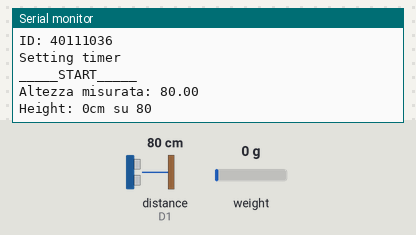
Recording of a sketch running on a simulated Arduino MKR. Parts: the last lines printed to the serial monitor. Wiring (inferred from the names in the program): ultrasonic range finder: trigger D0; echo D1. The test bench sets the inputs (shaded band); at power-on: weight on the scale 0 g, distance to the obstacle (sensor on D1) 80 cm. The echo pulse lasts 58.3 µs per cm; WiFi joins after 1.5 s; servers stay silent unless stated; the local clock reads 2024-03-15 10:24:30 at power-on unless the sketch sets it; no MQTT or app messages arrive unless stated.

Above: at 14.3 s.
14.4 s: weight on the scale set to 100 g
At 17.0 s:
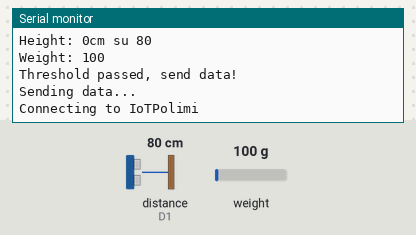
17.4 s: distance to the obstacle (sensor on D1) set to 2 cm
At 18.8 s:
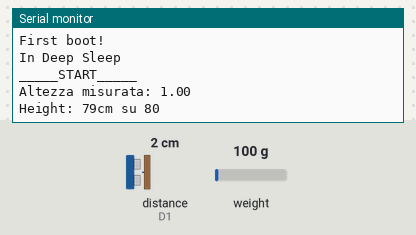
19.1 s: weight on the scale set to 1250 g
20.6 s: distance to the obstacle (sensor on D1) set to 4 cm
At 22.9 s:
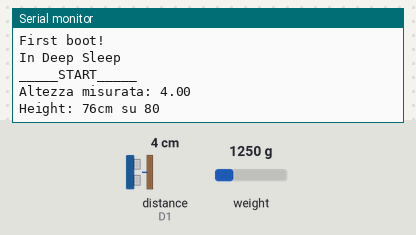

The sketch:

mkr_completo4_deepsleep.ino
```cpp
/*
 * TODO:
 *  - Set the topic of height and weight as: id/height and id/weight
 *  - Setup the deep sleep
 *  - Change server and wifi
 */
#include <WiFi101.h>
#include <PubSubClient.h>
#include <HX711_ADC.h>
#include <FlashStorage.h>
#include <FlashAsEEPROM.h>
#include <RTCZero.h>

//MKR1000 pin
#define D0    0 //TRIGGER - White
#define D1    1 //ECHO - Violet
#define D2    2
#define D3    3
#define D4    4 //CLK - Green
#define D5    5 //DAT - Blue
#define D6    6
#define D7    7

//Wifi
#define UNI 1
//Is this a testing sketch?
#define TESTING 0
//Are you using iot wifi line?
#define IOT_WIFI 1

#define DEEP_SLEEP true

#if TESTING == 1
  //Define the time that passes before next sampling
  #define SLEEPHH 0
  #define SLEEPMIN 0
  #define SLEEPSEC 25
  //Threshold to send the measure
  #define THR_HEIGHT 2 //Difference in percentage befere send new measure
  #define THR_MIN_HEIGHT 1 //The min number of cm that must change to ensure that the height has changed
  #define THR_WEIGHT 5 //Difference in grams befere send new measure
  #define MAX_TIME_NO_SEND 1 //Maximum number of iteration without sending a message
#else
  #define SLEEPHH 1
  #define SLEEPMIN 0
  #define SLEEPSEC 0
  #define THR_HEIGHT 5 //Difference in percentage befere send new measure
  #define THR_MIN_HEIGHT 1 //The min number of cm that must change to ensure that the height has changed
  #define THR_WEIGHT 5 //Difference in grams befere send new measure
  //Send at least every hour
  #define MAX_TIME_NO_SEND 6
#endif

#if IOT_WIFI == 0
  //MQTT info
  #define mqtt_server ""
  #define mqtt_user ""
  #define mqtt_password ""

  #if UNI == 1
    //Wifi lab
    #define wifi_ssid ""
    #define wifi_password ""
  #else
    //Wifi casa
    #define wifi_ssid ""
    #define wifi_password ""
  #endif
#else
  //MQTT info
  #define mqtt_server "10.172.0.11"
  #define mqtt_user ""
  #define mqtt_password ""

  #define wifi_ssid "IoTPolimi"
  #define wifi_password "ZpvYs=gT-p3DK3wb"
#endif


#define weight_topic "/weight"
#define height_topic "/height"

//Bin fixed data
#define STABILISING_TIME 3000
#define OFFSET 135292655
#define SCALE_FACTOR -206.53

//Instantiate cell
HX711_ADC LoadCell(D5, D4);
//MQTT client
WiFiClient espClient;
PubSubClient mqtt_client(espClient);
//Timer
RTCZero rtc;

/* Change these values to set the current initial time */
const byte seconds = 0;
const byte minutes = 00;
const byte hours = 9;

/* Change these values to set the current initial date */
const byte day = 31;
const byte month = 5;
const byte year = 18;

//Values
long height = 2;
long weight = 3;
int successive_boot = -1;
long old_height = -100;
long old_weight = -100;
int passed_cycles = 0;
unsigned long id = 0;

//Tare value
long bin_height;
long offset;
byte mac[6];

FlashStorage(first_boot_storage, int);
FlashStorage(height_tare_storage, long);
FlashStorage(weight_tare_storage, long);

void setup() {
  delay(5000);
  if ( ! TESTING ) {
    Serial.println("Unplug before starting calibration");
    delay(3000);
  }

  Serial.println("Start tare");
  //Tare everything at startup
  tare();
  //get id
  id = getId();
  Serial.println("ID: "+String(id));


  Serial.println("Setting timer");
  rtc.begin();
  rtc.setTime(hours, minutes, seconds); //set time
  rtc.setDate(day, month, year); //set date
}


void loop() {
  Serial.println("_____START_____");

  action();

  if (successive_boot == 1) {
    Serial.println("This was not first boot");
  } else if (successive_boot == 0) {
    Serial.println("First boot!");
  } else {
    Serial.println("Storage problem");
  }
  delayFunction();
}


/*
   Do a tare only if this is the first boot
*/
void tare() {
  //Initialize load cell
  LoadCell.powerUp();
  LoadCell.begin();
  //Check this is the first boot
  successive_boot = first_boot_storage.read();
  if (successive_boot == 1) {
    //Load old values from memory
    bin_height = height_tare_storage.read();
    offset = weight_tare_storage.read();
    LoadCell.startUsingOldTare(STABILISING_TIME, offset);
  } else if (successive_boot == 0) {
    //Tare and store values to memory
    Serial.println("Storing bin height");
    bin_height = tare_height();
    height_tare_storage.write(bin_height);
    Serial.println("Storing bin weight");
    LoadCell.start(STABILISING_TIME);
    offset = LoadCell.getTareOffset();
    weight_tare_storage.write(offset);

    first_boot_storage.write(1);
  } else {
    Serial.print("Unexpected value as successive_boot: ");
    Serial.println(successive_boot);
  }

  //Finish set-up loadcell calibration
  LoadCell.setCalFactor(SCALE_FACTOR);
  LoadCell.powerDown();
}


void action() {
  //Get new data
  float temp_h = getHeightAIO();
  Serial.print("Altezza misurata: ");
  Serial.println(temp_h);
  height = bin_height - temp_h;
  Serial.print("Height: ");
  Serial.print(height);
  Serial.print("cm su ");
  Serial.println(bin_height);
  weight = getWeightAIO();
  Serial.print("Weight: ");
  Serial.println(weight);

  //Compare data
  if (changed_weight() || changed_height() || elapsed_max_time()) {
    Serial.println("Threshold passed, send data!");
    //Update old_values only after a message
    old_height = height;
    old_weight = weight;
    passed_cycles = 0;
    //Send data to server
    sendData();
  } else {
    Serial.println("No send");
  }
  //increment the number ofX cycles passed
  passed_cycles += 1;
}

//Tells if the weight threshold is passed
bool changed_weight() {
  float difference = weight - old_weight;
  difference = abs(difference);

  return difference > THR_WEIGHT;
}

//Tells if the height threshold is passed
bool changed_height() {
  float difference = 100 * (height - old_height);
  difference = abs(difference);
  float height_thr = THR_HEIGHT * bin_height;
  return (difference > height_thr) && THR_MIN_HEIGHT * 100 < difference;
}

//Tells if the max number of iteration without a message is passed
bool elapsed_max_time() {
  return passed_cycles >= MAX_TIME_NO_SEND;
}

//Tells if the lid was open during the measure
bool closed_lid() {
  return height + THR_MIN_HEIGHT >= 0;
}

void setup_wifi() {
  delay(10);
  // We start by connecting to a WiFi network
  Serial.println();
  Serial.print("Connecting to ");
  Serial.println(wifi_ssid);

  WiFi.begin(wifi_ssid, wifi_password);

  long start1 = millis();
  long start2 = millis();
  long elapsed = millis() - start1;
  while (WiFi.status() != WL_CONNECTED) {
    elapsed = millis() - start2;
    if (elapsed > 500) {
      start2 = millis();
      Serial.print(".");
    }
    if (start2 - start1 > 5000) {
      Serial.println("Retry connection");
      start1 = start2;
      WiFi.disconnect();
      WiFi.begin(wifi_ssid, wifi_password);
    }
  }

  Serial.println("");
  Serial.println("WiFi connected");
  Serial.println("IP address: ");
  Serial.println(WiFi.localIP());
}

void sendData() {
  bool published = false;
  char buf[256];
  String temp;
  Serial.print("Sending data...");
  String weight_str = "{ \"weight\":" + String(weight) + " }";
  String height_str =  "{ \"height\":" + String(height) + ", \"max_height\":" + String(bin_height) + " }";

  setup_wifi();
  Serial.println("Connesso");
  mqtt_client.setServer(mqtt_server, 1883);
  Serial.println("Server settato");
  if (!mqtt_client.connected()) {
    Serial.println("Reconnect...");
    reconnect();
  }
  mqtt_client.loop();
  Serial.println("Invio i dati");
  //Send the values
  Serial.print("New weight:");
  Serial.println(weight_str);
  temp = String(id)+weight_topic;
  temp.toCharArray(buf, 256);
  mqtt_client.publish(buf, weight_str.c_str(), true);
  Serial.print("New height:");
  Serial.println(height_str);
  if (closed_lid()) {
    temp = String(id)+height_topic;
    temp.toCharArray(buf, 256);
    published = mqtt_client.publish(buf, height_str.c_str(), true);
  }
  if (published) {
    Serial.println("Published");
  } else {
    Serial.println("Not published");
  }

  //Enter in low power mode
  mqtt_client.disconnect();
  espClient.stop();
  WiFi.disconnect();
  WiFi.end();
  return;
}

void reconnect() {
  // Loop until we're reconnected
  bool mqtt_connected = false;
  Serial.print("Check connection");
  while (!mqtt_client.connected()) {
    if (WiFi.status() != WL_CONNECTED) {
      WiFi.disconnect();
      setup_wifi();
    }

    Serial.print("Attempting MQTT connection...");
    if (mqtt_user == "") {
     // mqtt_connected = mqtt_client.connect("MKR1000Client");
      Serial.println("Simple connection - No user and psw" + String(mqtt_connected));
    } else {
      mqtt_connected = mqtt_client.connect("MKR1000Client", mqtt_user, mqtt_password);
    }
    if (mqtt_client.connect("MKR1000Client")) {
      Serial.println("connected");
    } else {
      Serial.print("failed, rc=");
      Serial.print(mqtt_client.state());
      Serial.println(" try again in 5 seconds");
      // Wait 5 seconds before retrying
      delay(2000);
    }
  }
}

long getHeightAIO() {
  //Inizialize pin
  pinMode(D0, OUTPUT);
  //Echo
  pinMode(D1, INPUT);

  //Capture value
  long duration, distance;
  digitalWrite(D0, LOW);
  delayMicroseconds(2);

  digitalWrite(D0, HIGH);
  delayMicroseconds(10);

  digitalWrite(D0, LOW);
  duration = pulseIn(D1, HIGH);
  distance = (duration / 2) / 29.1;
  return distance;
}

long getWeightAIO() {
  LoadCell.powerUp();
  LoadCell.begin();
  long t = millis();
  int count = 0;

  while (1 == 1) {
    LoadCell.update();
    //get smoothed value from data set + current calibration factor
    if (millis() > t + STABILISING_TIME) {
      long i = (long) round(LoadCell.getData());
      count = count + 1;
      //Serial.print("W: ");
      //Serial.println(i);
      t = millis();

      if (count > 0) {
        count = 0;
        //Serial.println("Return");
        LoadCell.powerDown();
        return i;
      }
    }
  }
}

/*
 * Get 16 values of height
 * Return the mean of the values removing the bigger and the smaller
 */
long tare_height() {
  int samples = 16;
  float value = 0;
  long temp;
  long max;
  long min;
  for (int i = 0; i < samples; i++) {
    temp = getHeightAIO();
    //calcualte max and min value
    if (i == 0) {
      max = temp;
      min = temp;
    } else if (max < temp) {
      max = temp;
    } else if (min > temp) {
      min = temp;
    }
    //Calculate the sum
    value += temp;
    delay(10);
  }
  //calculate the mean
  value = (value - max - min) / (samples - 2);
  return long(round(value));
}

/*
 * Get the unique id of the board using the MAC address
 */
unsigned long getId() {
  setup_wifi();
  unsigned long id = 0;
//  printMac();
//  for (int i = 0; i < 6; i++) {
//    Serial.print(String(mac[i]));
  //  Serial.print(":");
//  }
  Serial.println("");
  WiFi.macAddress(mac);
  const int digits = 3;
  const int num_mac = 3;
  unsigned long temp = 0;
  for (int i = 0; i < num_mac; i++) {
    unsigned long value = long(mac[i]);
    temp = value * pow(10, i*digits);
    //Serial.println(temp);
    id += temp;
  }
  disconnect();
  return id;
}

void printMac() {
  WiFi.macAddress(mac);
  Serial.print("MAC: ");
  Serial.print(mac[5],HEX);
  Serial.print(":");
  Serial.print(mac[4],HEX);
  Serial.print(":");
  Serial.print(mac[3],HEX);
  Serial.print(":");
  Serial.print(mac[2],HEX);
  Serial.print(":");
  Serial.print(mac[1],HEX);
  Serial.print(":");
  Serial.println(mac[0],HEX);
}

void alarmMatch(){
  //DO NOTHING - The execution restart from the loop where it was called
}

void delayFunction() {
  if (DEEP_SLEEP) {
    Serial.println("In Deep Sleep");
    rtc.setTime(0, 0, 00);
    rtc.setAlarmTime(SLEEPHH, SLEEPMIN, SLEEPSEC);
    rtc.enableAlarm(rtc.MATCH_HHMMSS); //set alarm
    rtc.attachInterrupt(alarmMatch); //creates an interrupt that wakes the SAMD21 which is triggered by a FTC alarm
    rtc.standbyMode(); //library call
  } else {
    Serial.println("In IDLE...");
    delay((SLEEPHH * 60 * 60 + SLEEPMIN * 60 + SLEEPSEC) * 1000);
  }
}

void disconnect() {
  WiFi.disconnect();
  WiFi.end();
}
```

Measured:
- after the input at 14.4 s, the serial monitor: prints a new line after 1.8 s (image 1)
- after the input at 17.4 s, the serial monitor: prints a new line after 0.34 s (image 2)
- after the input at 20.6 s, the serial monitor: prints a new line after 1.7 s (image 3)
